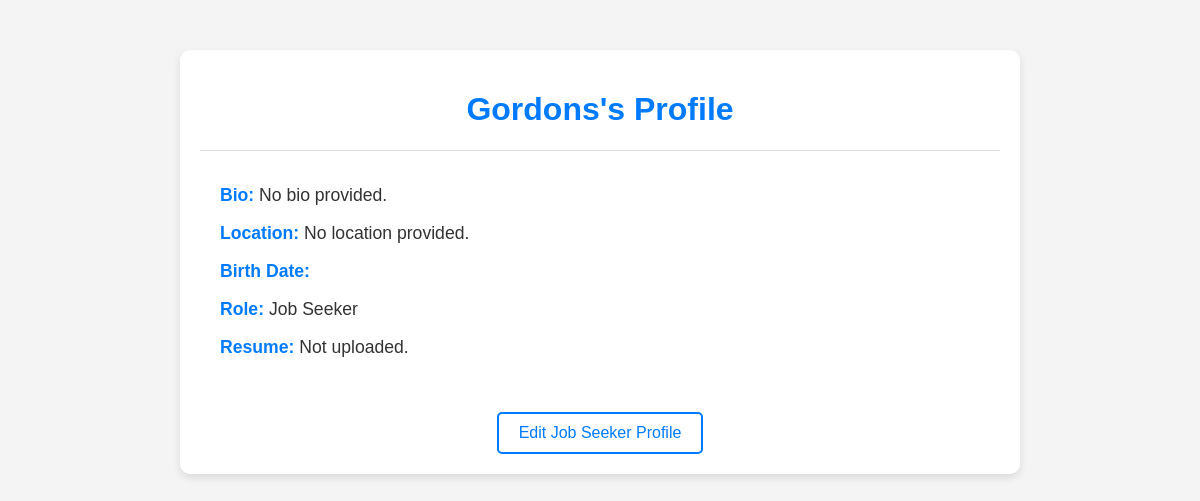
The app's page /profile/13/ (signed in) with its own data.
### remote/models.py (models this page shows, shortened)
class Profile(models.Model):
    user = models.OneToOneField(User, on_delete=models.CASCADE)
    bio = models.TextField(max_length=500, blank=True)
    location = models.CharField(max_length=30, blank=True)
    birth_date = models.DateField(null=True, blank=True)
    role = models.CharField(max_length=30, choices=ROLE_CHOICES)  # Use choices for predefined options
    company_name = models.CharField(max_length=100, blank=True, null=True)  # Recruiters' company
    resume = models.FileField(upload_to='resumes/', blank=True, null=True)  # Job seekers' resume

### remote/views.py (the view)
# urls.py: path('profile/<int:id>/', views.get_profile, name='get_profile'),
@login_required
def get_profile(request, id):
    profile = Profile.objects.get(id=id)
    return render(request, 'profile.html', {'profile': profile})

### remote/templates/profile.html (shortened to what this page needs)
<!DOCTYPE html>
<html lang="en">
<head>
</head>
<body>
    <div class="profile-container">
        <h1>{{ profile.user.username }}'s Profile</h1>
        <div class="profile-details">
            <p><strong>Bio:</strong> {{ profile.bio|default:"No bio provided." }}</p>
            <p><strong>Location:</strong> {{ profile.location|default:"No location provided." }}</p>
            <p><strong>Birth Date:</strong> {{ profile.birth_date|date:"F j, Y" }}</p>
            <p><strong>Role:</strong> {{ profile.get_role_display }}</p>
            {% if profile.role == 'recruiter' %}
                <p><strong>Company Name:</strong> {{ profile.company_name|default:"Not provided." }}</p>
            {% elif profile.role == 'job_seeker' %}
                {% if profile.resume %}
                    <p><strong>Resume:</strong> <a href="{{ profile.resume.url }}" download>Download Resume</a></p>
                {% else %}
                    <p><strong>Resume:</strong> Not uploaded.</p>
                {% endif %}
            {% endif %}
        </div>
        <div class="edit-profile">
            {% if profile.role == 'recruiter' %}
                <a href="{% url 'edit_recruiter_profile' profile.id %}">Edit Recruiter Profile</a>
            {% elif profile.role == 'job_seeker' %}
                <a href="{% url 'edit_user_profile' profile.id %}">Edit Job Seeker Profile</a>
            {% endif %}
        </div>
    </div>
</body>
</html>

### remote/templates/profile.html (style rules this page uses)
body { font-family: Arial, sans-serif; background-color: #f4f4f4; margin: 0; padding: 0; color: #333; }
.profile-container { max-width: 800px; margin: 50px auto; background-color: white; padding: 20px; border-radius: 10px; box-shadow: 0 4px 8px rgba(0, 0, 0, 0.1); }
h1 { text-align: center; color: #007bff; }
.profile-details { padding: 20px; border-top: 1px solid #ddd; line-height: 1.6; }
.profile-details p { font-size: 1.1em; margin: 10px 0; }
.profile-details strong { color: #007bff; }
a { color: #007bff; text-decoration: none; padding: 10px 20px; display: inline-block; border: 2px solid #007bff; border-radius: 5px; transition: background-color 0.3s ease; }
.edit-profile { text-align: center; margin-top: 20px; }

### records on screen
Profile: user.username "Gordons", bio "No bio provided.", location "No location provided.", role "Job Seeker"
